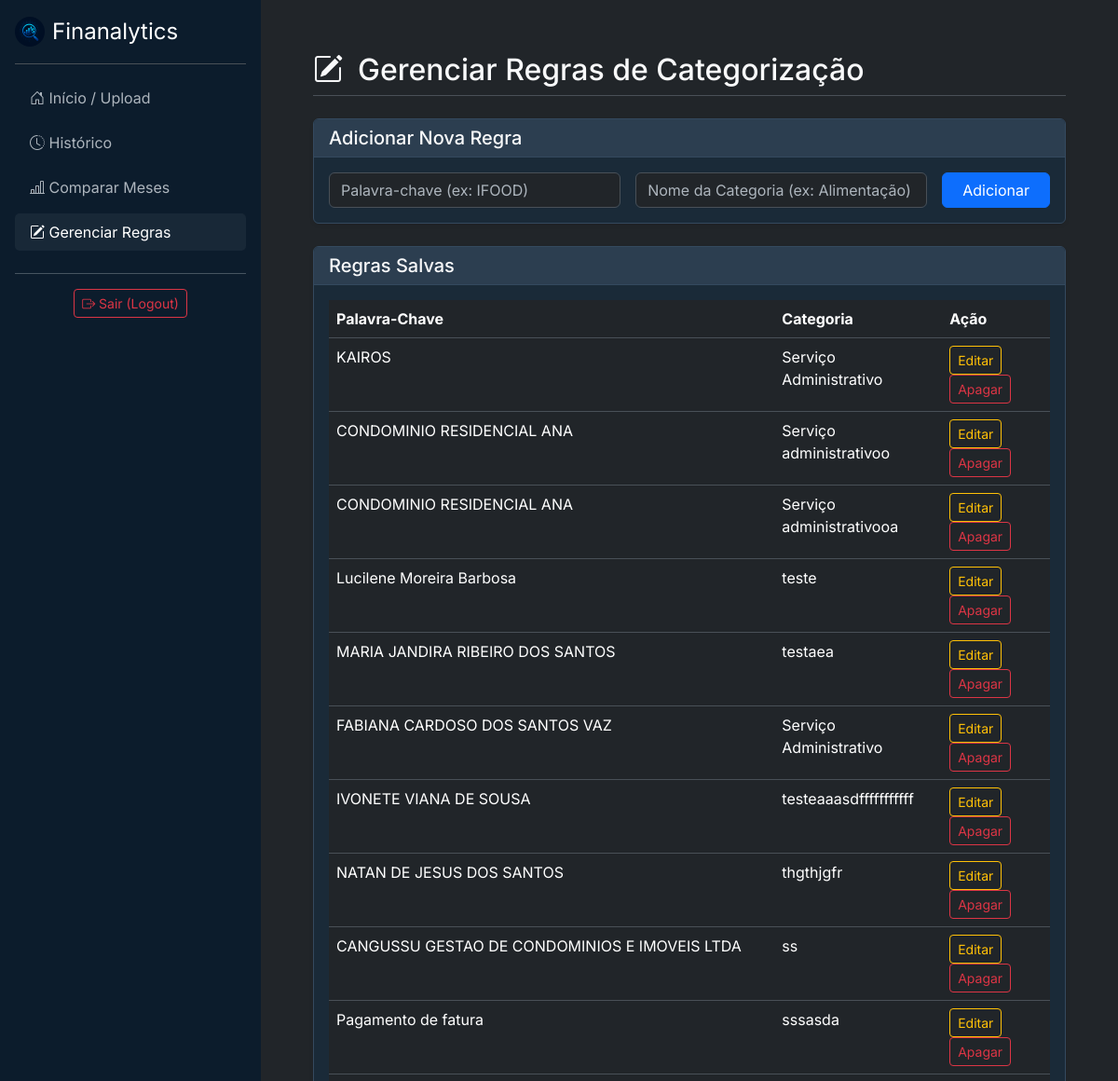
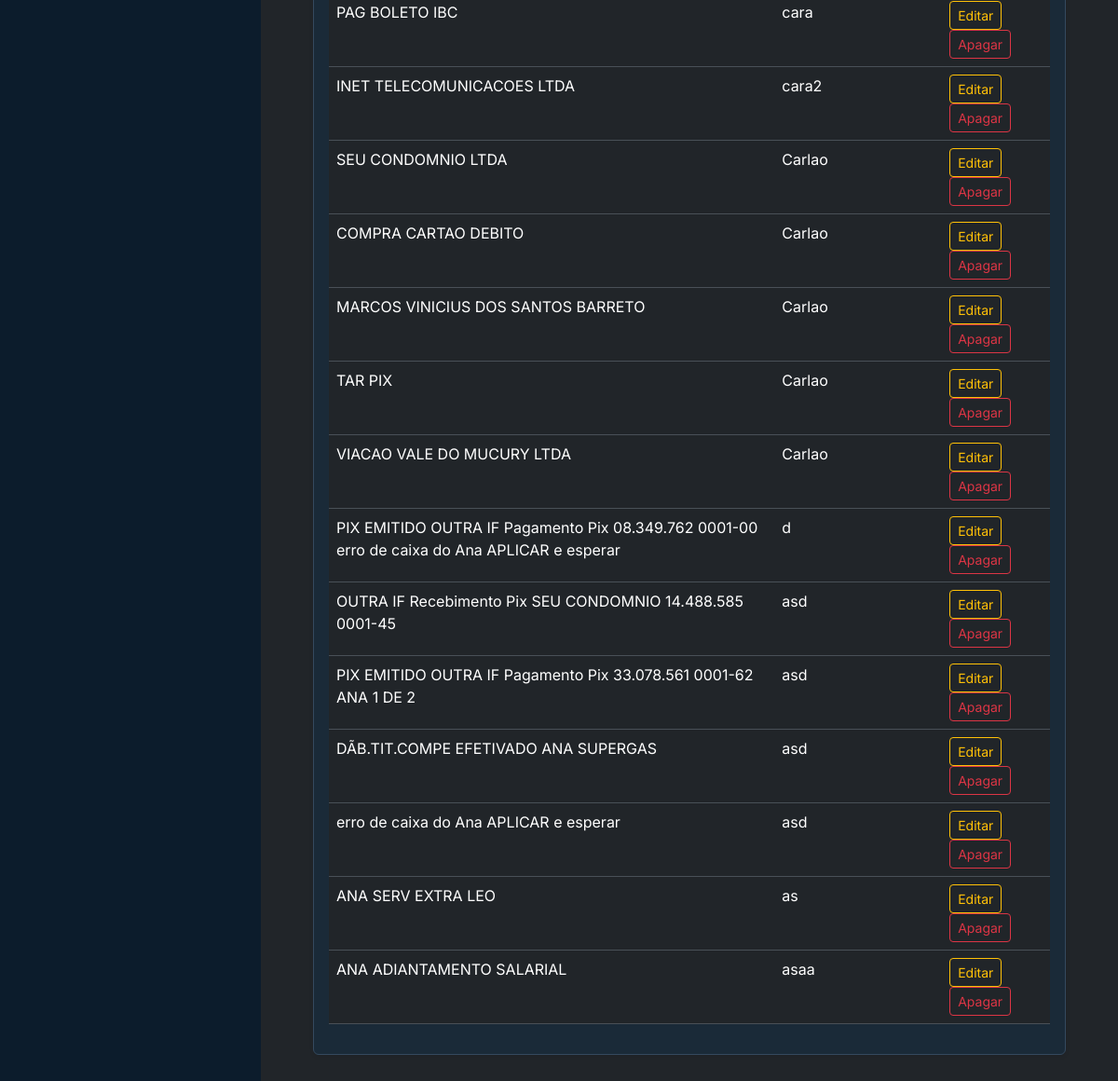
/regras/ (signed in), run on an earlier commit of the app's database (2 pictures, top to bottom).
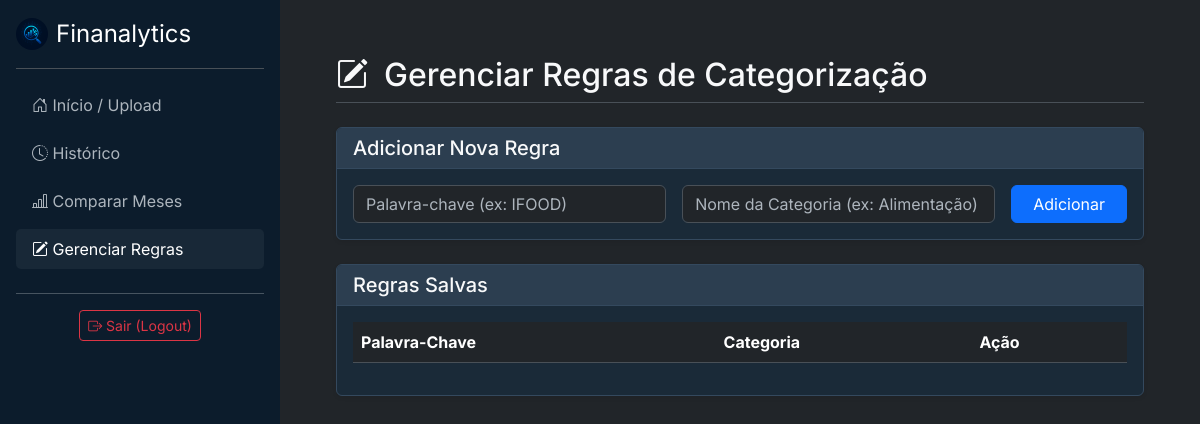
And on a later commit of the database.
### analisador/models.py (models this page shows, shortened)
class Regra(models.Model):
    usuario = models.ForeignKey(User, on_delete=models.CASCADE)
    palavra_chave = models.CharField(max_length=100)
    categoria = models.CharField(max_length=100)

### analisador/views.py (the view, shortened to what this page needs)
# urls.py: path('regras/', views.gerenciar_regras, name='gerenciar_regras'),
@login_required
def gerenciar_regras(request):
    extrato_id_origem = request.GET.get('from_report')
    regras_do_usuario = Regra.objects.filter(usuario=request.user)
    contexto = {
        'regras': regras_do_usuario,
        'active_page': 'regras',
        'extrato_id_origem': extrato_id_origem
    }
    return render(request, 'analisador/gerenciar_regras.html', contexto)

### analisador/templates/analisador/gerenciar_regras.html (shortened to what this page needs)
{% extends 'analisador/base.html' %}
{% block content %}
    <div class="d-flex justify-content-between align-items-center mb-4 pb-2 border-bottom">
        <h1 class="h2 mb-0"><i class="bi bi-pencil-square me-3"></i>Gerenciar Regras de Categorização</h1>
    </div>
    <div class="card shadow-sm mb-4">
        <div class="card-header">
            <h5 class="card-title mb-0">Adicionar Nova Regra</h5>
        </div>
        <div class="card-body">
            <form method="POST" class="row g-3 align-items-center">
                <div class="col-md-5">
                    <input type="text" name="palavra_chave" class="form-control" id="palavra_chave" placeholder="Palavra-chave (ex: IFOOD)" required>
                </div>
                <div class="col-md-5">
                    <input type="text" name="categoria" class="form-control" id="categoria" placeholder="Nome da Categoria (ex: Alimentação)" required>
                </div>
                <div class="col-md-2">
                    <button type="submit" class="btn btn-primary w-100">Adicionar</button>
                </div>
            </form>
        </div>
    </div>
    <div class="card shadow-sm">
        <div class="card-header">
            <h5 class="card-title mb-0">Regras Salvas</h5>
        </div>
        <div class="card-body">
            <table class="table table-hover">
                <thead>
                    <tr>
                        <th>Palavra-Chave</th>
                        <th>Categoria</th>
                        <th>Ação</th>
                    </tr>
                </thead>
                <tbody>
                    <tbody>
                        {% for regra in regras %}
                        <tr>
                            <td>{{ regra.palavra_chave }}</td>
                            <td>{{ regra.categoria }}</td>
                            <td>
                                <a href="{% url 'editar_regra' regra_id=regra.id %}" class="btn btn-sm btn-outline-warning me-2">Editar</a>
                                <form action="{% url 'apagar_regra' regra_id=regra.id %}" method="POST" class="d-inline" onsubmit="return confirm('Tem certeza que deseja apagar esta regra?');">
                                    <button type="submit" class="btn btn-sm btn-outline-danger">Apagar</button>
                                </form>
                            </td>
                        </tr>
                        {% endfor %}
                    </tbody>
            </table>
        </div>
    </div>
{% endblock %}

### analisador/templates/analisador/base.html (shortened to what this page needs)
{% load static %}
<!doctype html>
<html lang="pt-br" data-bs-theme="dark">
<head>
    <link href="https://cdn.jsdelivr.net/npm/bootstrap@5.3.3/dist/css/bootstrap.min.css" rel="stylesheet">
    <link rel="stylesheet" href="https://cdn.jsdelivr.net/npm/bootstrap-icons@1.11.3/font/bootstrap-icons.min.css">
    <link rel="stylesheet" href="{% static 'css/custom.css' %}">
</head>
<body>
    <div class="d-flex">
        <nav class="sidebar" id="sidebar">
            <div class="sidebar-header">
                <a href="{% url 'home' %}" class="d-flex align-items-center text-white text-decoration-none">
                    <img src="{% static 'img/Logo.png' %}" alt="Finanalytics Logo" width="32" height="32" class="me-2">
                    <span class="fs-4">Finanalytics</span>
                </a>
            </div>
            <ul class="nav flex-column">
                <li class="nav-item">
                    <a class="nav-link {% if active_page == 'home' %}active{% endif %}" href="{% url 'home' %}">
                        <i class="bi bi-house-door"></i> Início / Upload
                    </a>
                </li>
                <li class="nav-item">
                    <a class="nav-link {% if active_page == 'historico' %}active{% endif %}" href="{% url 'historico' %}">
                        <i class="bi bi-clock-history"></i> Histórico
                    </a>
                </li>
                <li class="nav-item">
                    <a class="nav-link {% if active_page == 'comparar' %}active{% endif %}" href="{% url 'comparar' %}">
                        <i class="bi bi-bar-chart-line"></i> Comparar Meses
                    </a>
                </li>
                <li class="nav-item">
                    <a class="nav-link {% if active_page == 'regras' %}active{% endif %}" href="{% url 'gerenciar_regras' %}">
                        <i class="bi bi-pencil-square"></i> Gerenciar Regras
                    </a>
                </li>
            </ul>
            <hr>
            <div class="text-center">
                {% if user.is_authenticated %}
                    <form action="{% url 'logout' %}" method="POST" class="d-inline">
                        <button type="submit" class="btn btn-outline-danger btn-sm">
                            <i class="bi bi-box-arrow-right"></i> Sair (Logout)
                        </button>
                    </form>
                {% else %}
                    <a href="{% url 'login' %}" class="btn btn-outline-success btn-sm">
                        <i class="bi bi-box-arrow-in-right"></i> Entrar (Login)
                    </a>
                {% endif %}
            </div>
        </nav>
        <main class="main-content">
            <div class="container-fluid p-4">
                {% block content %}
                {% endblock %}
            </div>
        </main>
    </div>
</body>
</html>

### static/css/custom.css (style rules this page uses)
:root { --bs-dark-rgb: 4, 28, 50; --bs-body-color: #f8f9fa; --bs-secondary-color: #adb5bd; --bs-primary: #0d6efd; --verde-sucesso: #198754; --vermelho-perigo: #dc3545; --amarelo-alerta: #ffc107; }
body { font-family: 'Inter', sans-serif; }
.sidebar { width: 280px; min-height: 100vh; background-color: #0c1c2c; padding: 1rem; flex-shrink: 0; }
.main-content { flex-grow: 1; padding: 2rem; width: calc(100% - 280px); }
.sidebar-header { margin-bottom: 1rem; padding-bottom: 1rem; border-bottom: 1px solid #495057; }
.sidebar .nav-link { color: var(--bs-secondary-color); margin-bottom: 0.5rem; }
.sidebar .nav-link:hover, .sidebar .nav-link.active { color: white; background-color: rgba(255, 255, 255, 0.05); border-radius: 5px; }
.card { background-color: #1a2a38; border: 1px solid #34495e; }
.card-header { background-color: #2c3e50; border-bottom: 1px solid #34495e; }
.sidebar-header img { border-radius: 50%; }

What changed in the data, as far as the page shows it:
removed Regra: palavra_chave "KAIROS", categoria "Serviço Administrativo"
removed Regra: palavra_chave "CONDOMINIO RESIDENCIAL ANA", categoria "Serviço administrativoo"
removed Regra: palavra_chave "CONDOMINIO RESIDENCIAL ANA", categoria "Serviço administrativooa"
removed Regra: palavra_chave "Lucilene Moreira Barbosa", categoria "teste"
removed Regra: palavra_chave "MARIA JANDIRA RIBEIRO DOS SANTOS", categoria "testaea"
removed Regra: palavra_chave "FABIANA CARDOSO DOS SANTOS VAZ", categoria "Serviço Administrativo"
removed Regra: palavra_chave "IVONETE VIANA DE SOUSA", categoria "testeaaasdfffffffffff"
removed Regra: palavra_chave "NATAN DE JESUS DOS SANTOS", categoria "thgthjgfr"
removed Regra: palavra_chave "CANGUSSU GESTAO DE CONDOMINIOS E IMOVEIS LTDA", categoria "ss"
removed Regra: palavra_chave "Pagamento de fatura", categoria "sssasda"
removed Regra: palavra_chave "PAG BOLETO IBC", categoria "cara"
removed Regra: palavra_chave "INET TELECOMUNICACOES LTDA", categoria "cara2"
removed Regra: palavra_chave "SEU CONDOMNIO LTDA", categoria "Carlao"
removed Regra: palavra_chave "COMPRA CARTAO DEBITO", categoria "Carlao"
removed Regra: palavra_chave "MARCOS VINICIUS DOS SANTOS BARRETO", categoria "Carlao"
removed Regra: palavra_chave "TAR PIX", categoria "Carlao"
removed Regra: palavra_chave "VIACAO VALE DO MUCURY LTDA", categoria "Carlao"
removed Regra: palavra_chave "PIX EMITIDO OUTRA IF Pagamento Pix 08.349.762 0001-00 erro de caixa do Ana APLICAR e esperar", categoria "d"
removed Regra: palavra_chave "OUTRA IF Recebimento Pix SEU CONDOMNIO 14.488.585 0001-45", categoria "asd"
removed Regra: palavra_chave "PIX EMITIDO OUTRA IF Pagamento Pix 33.078.561 0001-62 ANA 1 DE 2", categoria "asd"
removed Regra: palavra_chave "DÃB.TIT.COMPE EFETIVADO ANA SUPERGAS", categoria "asd"
removed Regra: palavra_chave "erro de caixa do Ana APLICAR e esperar", categoria "asd"
removed Regra: palavra_chave "ANA SERV EXTRA LEO", categoria "as"
removed Regra: palavra_chave "ANA ADIANTAMENTO SALARIAL", categoria "asaa"
